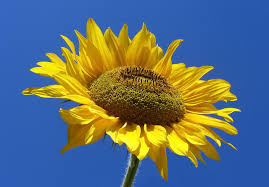
#> input picture images/DJI_0001.jpg, 269 x 187 px; its folder holds only this picture in this run
$ python histograms.py
#> lines starting #> are read from the running program, lines starting #| are printed output that depends on the picture
import glob
import cv2
import matplotlib.pyplot as plt
import os.path

inputDir = 'images'
outputDir = 'outputHistograms'


if not os.path.exists(inputDir):
    os.mkdir("images")

if not os.path.exists(outputDir):
    os.mkdir("outputHistograms")

tipos_imagem = ('*.png', '*.jpg', '*.jpeg', '*.bmp', '*.gif')  # Adicione mais tipos de imagem se necessário
arquivos_imagem = []
for tipo in tipos_imagem:
    arquivos_imagem.extend(glob.glob(os.path.join(inputDir, tipo)))

for index, arquivo in enumerate(arquivos_imagem, start=1):
    imagem = cv2.imread(arquivo)
#> imagem is the input picture: shape (187, 269, 3); mean B, G, R 118.4, 110.5, 93.5

    channels = cv2.split(imagem)
    colors = ("red", "green", "blue")

    for (channel, color) in zip(channels, colors):
        hist = cv2.calcHist([channel], [0], None, [256], [0,256])
        hist /= hist.sum()

        plt.plot(hist, color=color)
        plt.title("Histograma RGB")
        plt.xlabel("Valor Pixel")
        plt.ylabel("Frequencia")
#> this loop made 3 passes
#> color on passes 1 to 3: 'red', 'green', 'blue'

os.chdir(outputDir)
plt.savefig("histograma_{}.png".format(index))
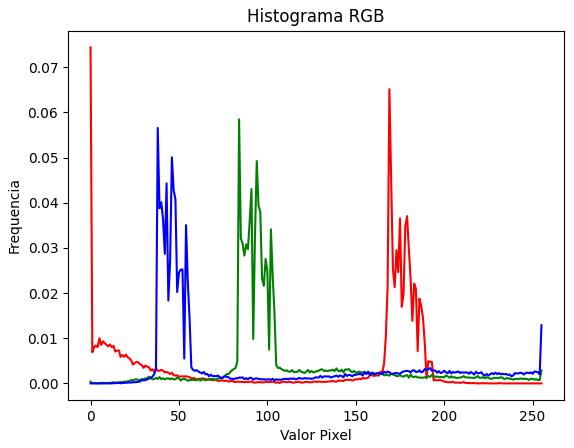
#> figure drawn by matplotlib, 1 panel; curve peaks at x = 0, y = 0.0744; curve peaks at x = 84, y = 0.0584; curve peaks at x = 38, y = 0.0565
